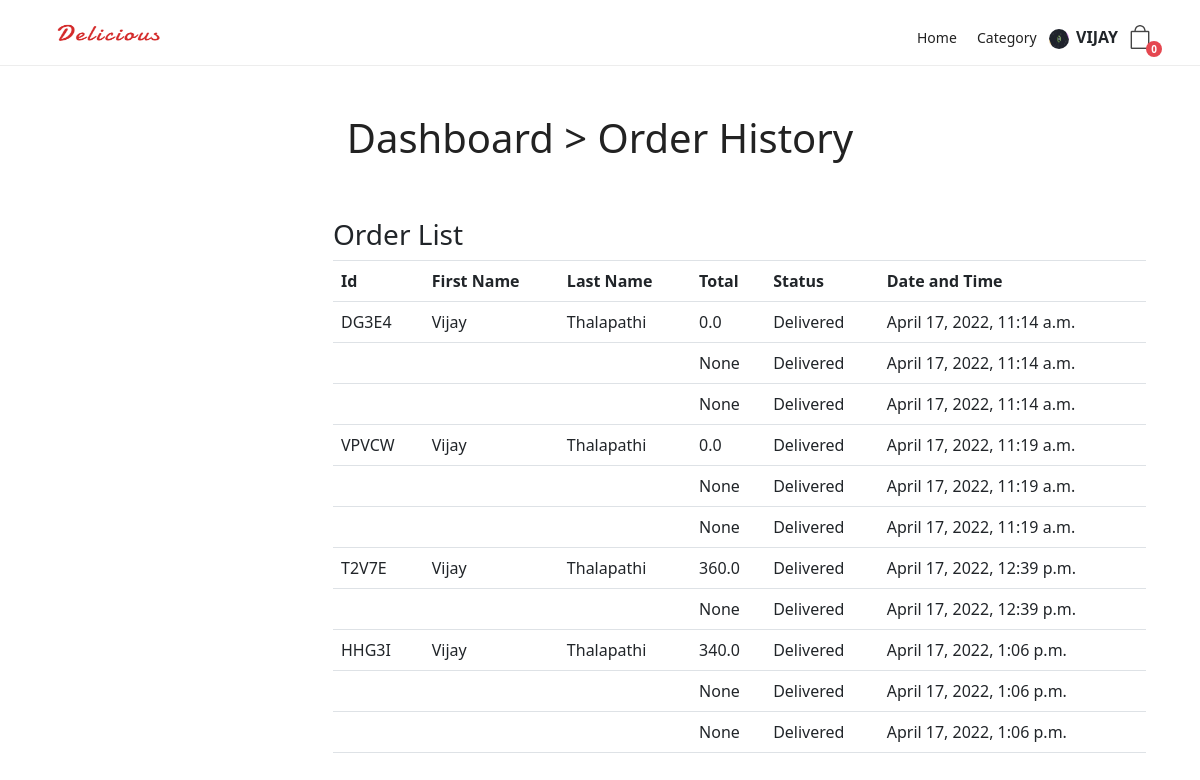
/order_history (signed in), run on the app's committed database.
### core/models.py (models this page shows, shortened)
class UserDetail(models.Model):
	GENDER = (("Male",'Male'),("Female",'Female'),("Other",'Other'))
	STATE_CHOICES = (
		("Andaman & Nicobar Islands",'Andaman & Nicobar Islands'),
		("Andhra Pradesh",'Andhra Pradesh'),
		("Arunachal Pradesh",'Arunachal Pradesh'),
		("Assam",'Assam'),
		("Bihar",'Bihar'),
		("Chandigarh",'Chandigarh'),
		("Chhattisgarh",'Chhattisgarh'),
		("Dadra & Nagar Haveli",'Dadra & Nagar Haveli'),
		("Daman and Diu",'Daman and Diu'),
		("Delhi",'Delhi'),
		("Goa",'Goa'),
		("Gujarat",'Gujarat'),
		("Haryana",'Haryana'),
		("Himachal Pradesh",'Himachal Pradesh'),
		("Jammu & Kashmir",'Jammu & Kashmir'),
		("Jharkhand",'Jharkhand'),
		("Karnataka",'Karnataka'),
		("Kerala",'Kerala'),
		("Lakshadweep",'Lakshadweep'),
		("Madhya Pradesh",'Madhya Pradesh'),
		("Maharashtra",'Maharashtra'),
		("Manipur",'Manipur'),
		("Meghalaya",'Meghalaya'),
		("Mizoram",'Mizoram'),
		("Nagaland",'Nagaland'),
		("Odisha",'Odisha'),
		("Puducherry",'Puducherry'),
		("Punjab",'Punjab'),
		("Rajasthan",'Rajasthan'),
		("Sikkim",'Sikkim'),
		("Tamil Nadu",'Tamil Nadu'),
		("Telangana",'Telangana'),
		("Tripura",'Tripura'),
		("Uttarakhand",'Uttarakhand'),
		("Uttar Pradesh",'Uttar Pradesh'),
		("West Bengal",'West Bengal'),
		)
	user = models.OneToOneField(User, on_delete=models.CASCADE,primary_key=True)
	user_image = models.ImageField(default='default.png',upload_to='user_photos')
	mobile = models.CharField(max_length=10,null=True)
	email= models.EmailField(blank=True,max_length=40)
	address = models.TextField()
	pincode = models.CharField(max_length=6, null=True)
	landmark = models.CharField(max_length=500, null=True, blank=True)
	locality = models.CharField(max_length=100, null=True, blank=True)
	city = models.CharField(max_length=100, null=True, blank=True)
	state = models.CharField(max_length=50,choices=STATE_CHOICES, null=True)
	gender = models.CharField(max_length=6,choices=GENDER, null=True)

class Orders(models.Model):
    STATUS = (
        ('New', 'New'),
        ('Accepted', 'Accepted'),
        ('Preaparing', 'Preaparing'),
        ('OnShipping', 'OnShipping'),
        ('Completed', 'Completed'),
        ('Canceled', 'Canceled'),
    )
    user = models.ForeignKey(User, on_delete=models.SET_NULL, null=True)
    code = models.CharField(max_length=5, editable=False )
    first_name = models.CharField(max_length=10)
    last_name = models.CharField(max_length=10)
    phone = models.CharField(blank=True, max_length=20)
    address = models.CharField(blank=True, max_length=150)
    city = models.CharField(blank=True, max_length=20)
    total = models.FloatField(null=True)
    status=models.CharField(max_length=10,choices=STATUS,default='Delivered')
    ip = models.CharField(blank=True, max_length=20)
    adminnote = models.CharField(blank=True, max_length=100)
    create_at=models.DateTimeField(auto_now_add=True)
    update_at=models.DateTimeField(auto_now=True)

### core/views.py (the view)
# urls.py: path('order_history',views.order_history,name="order_history"),
@login_required(login_url='/login') # Check login
def order_history(request): #My order History
	current_user = request.user
	orders=Orders.objects.filter(user_id=current_user.id)
	context = {
			   'orders': orders,
				'cart_element_no' : len([p for p in Cart.objects.all() if p.user == request.user])
			   }
	return render(request, "core/myorders.html", context)

### templates/core/myorders.html (shortened to what this page needs)
{% include 'core/header.html' %}
<div class="container-fluid">
    <div class="row">
        <div class="col-md-12 bg-img py-5 text-center text-light">
            <h1>Dashboard &gt; Order History</h1>
        </div>
{% block body %}
    <div class="section">
        <div class="container">
            <div class="row">
                <div class="col-md-3">
                </div>
                <div class="col-md-9">
                    <div class="order-summary clearfix">
                        <div class="section-title">
                            <h3 class="title">Order List</h3>
                        </div>
                        <table class="shopping-cart-table table">
                            <tr>
                                <th class="text-left">Id </th>
                                <th class="text-left">First Name </th>
                                <th class="text-left">Last Name </th>
                                <th class="text-left">Total </th>
                                <th class="text-left">Status </th>
                                <th class="text-left">Date and Time </th>
                            </tr>
                            {% for rs in orders %}
                                <tr>
                                    <td class="text-left">{{ rs.code}} </td>
                                    <td class="text-left">{{ rs.first_name}} </td>
                                    <td class="text-left">{{ rs.last_name}} </td>
                                    <td class="text-left">{{ rs.total}} </td>
                                    <td class="text-left">{{ rs.status}} </td>
                                    <td class="text-left">{{ rs.create_at}} </td>
                                </tr>
                            {% endfor %}
                        </table>
                    </div>
                </div>
            </div>
        </div>
    </div>
    </div>
</div>
{% endblock %}

### templates/core/header.html (shortened to what this page needs)
{% load static %}
<!DOCTYPE html>
<html lang="en">
<head>
    <link rel="stylesheet" href="{% static 'css/home.css' %}" type="text/css">
    <link href="{% static 'css/bootstrap_customized.min.css' %}" rel="stylesheet">
    <link rel="stylesheet" type="text/css" href="https://cdn.jsdelivr.net/npm/slick-carousel@1.8.1/slick/slick.css" />
    <link href="{% static 'fonts/font-awesome.min.css' %}" rel="stylesheet">
	<link href="https://stackpath.bootstrapcdn.com/font-awesome/4.7.0/css/font-awesome.min.css" rel="stylesheet" >
    <link rel="stylesheet" href="{% static 'bootstrap/css/bootstrap.min.css'%}">
</head>
<body>
    <header class="header_in clearfix">
        <div class="container">
            <div id="logo">
                <a href="{% url 'index' %}">
                    <img src="{% static 'icons/logo.png' %}" width="140" height="35" alt="">
                </a>
            </div>
            <ul id="top_menu">
                <li>
					<div class="dropdown dropdown-cart">
                        <a href="{% url 'cart' %}" class="cart_bt" data-toggle="dropdown"><strong>{{cart_element_no}}</strong></a>
                </li>
            </ul>
            <nav class="main-menu">
                <ul>
                    <li class="submenu">
                        <a href="{% url 'index' %}" class="show-submenu">Home</a>
                    </li>
                    <li class="submenu">
                        <a href="{% url 'ItemCategory' %}" class="show-submenu">Category</a>
                    </li>
                    <li class="submenu">
                        {% if request.user.is_authenticated %}
                        <img src="{{request.user.userdetail.user_image.url}}"
                            style="height: 20px; width: 20px; border-radius: 10px; margin-right: 3px;" />
                        <strong class="text-uppercase">{{ user.first_name }}</strong>
                    </li>
                    {% endif %}
                </ul>
            </nav>
        </div>
    </header>

### data on the page
Orders: code "DG3E4", first_name "Vijay", last_name "Thalapathi", total "0.0", status "Delivered", create_at "April 17, 2022, 11:14 a.m."
Orders: total "None", status "Delivered", create_at "April 17, 2022, 11:14 a.m."
Orders: total "None", status "Delivered", create_at "April 17, 2022, 11:14 a.m."
Orders: code "VPVCW", first_name "Vijay", last_name "Thalapathi", total "0.0", status "Delivered", create_at "April 17, 2022, 11:19 a.m."
Orders: total "None", status "Delivered", create_at "April 17, 2022, 11:19 a.m."
Orders: total "None", status "Delivered", create_at "April 17, 2022, 11:19 a.m."
Orders: code "T2V7E", first_name "Vijay", last_name "Thalapathi", total "360.0", status "Delivered", create_at "April 17, 2022, 12:39 p.m."
Orders: total "None", status "Delivered", create_at "April 17, 2022, 12:39 p.m."
Orders: code "HHG3I", first_name "Vijay", last_name "Thalapathi", total "340.0", status "Delivered", create_at "April 17, 2022, 1:06 p.m."
Orders: total "None", status "Delivered", create_at "April 17, 2022, 1:06 p.m."
Orders: total "None", status "Delivered", create_at "April 17, 2022, 1:06 p.m."

### other printed values
{{ cart_element_no }} "0"
{{ user.first_name }} "VIJAY"
